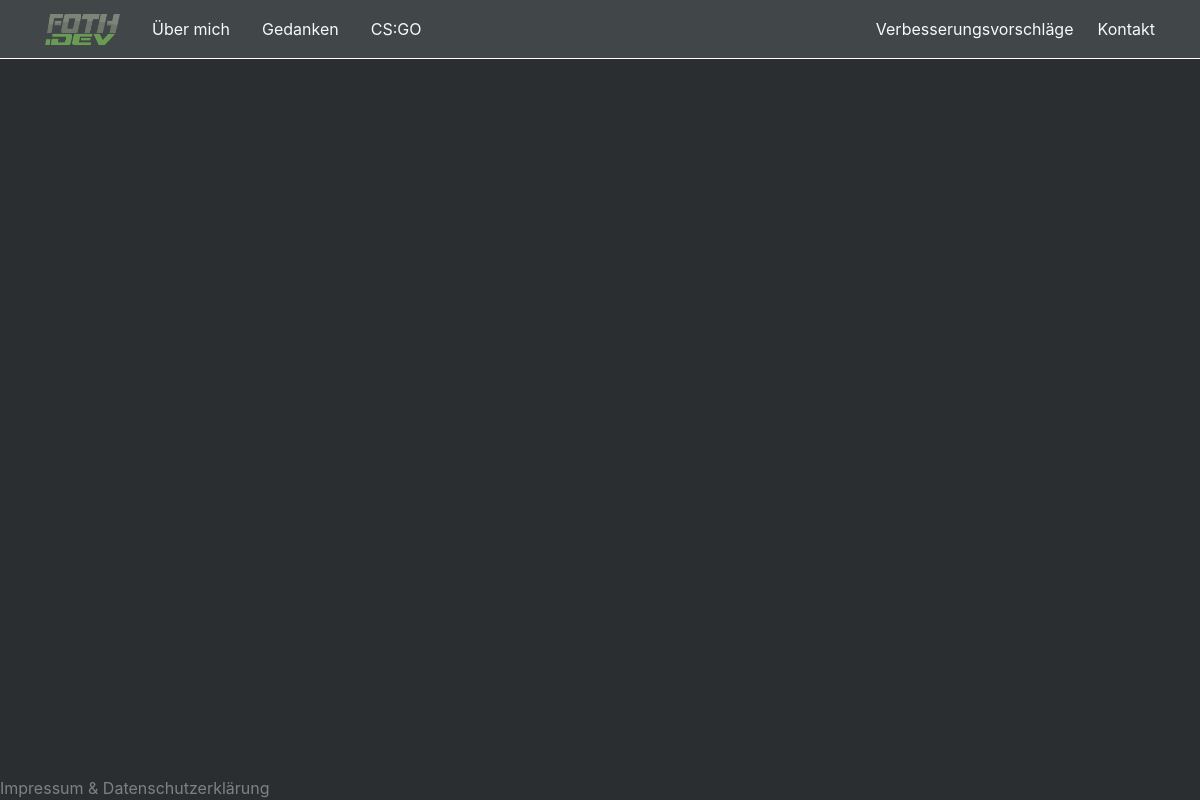
The page /blog/ on the database as committed earlier.
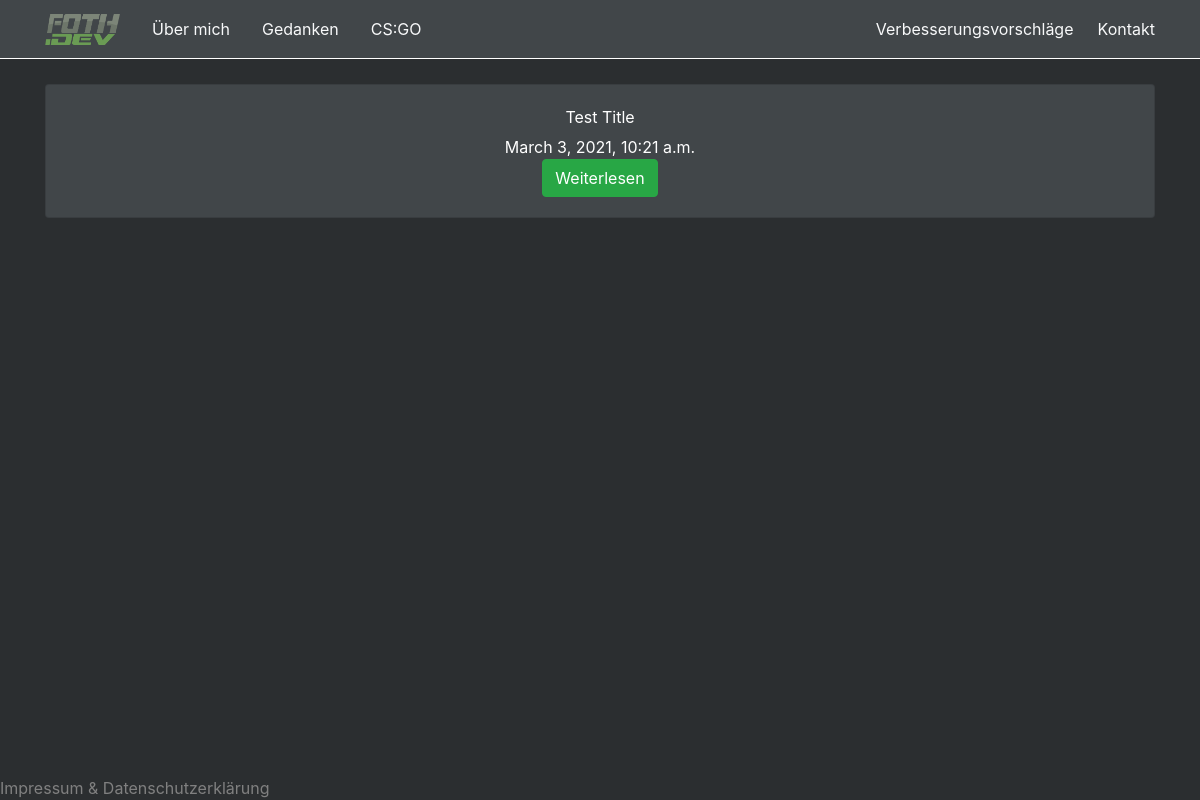
The same page on the database as committed later.
### blog/models.py (models this page shows)
class BlogArticle(models.Model):
    title = models.CharField(max_length=64)
    publish_date = models.DateTimeField(auto_now=True)
    content = models.TextField()

### blog/views.py (the view)
# urls.py: path('', views.show_blog_posts, name="show_blog_posts"),
def show_blog_posts(request):
    articles = BlogArticle.objects.order_by("publish_date")
    return render(request, "blog/show_blog_posts.html", {"articles": articles})

### blog/templates/blog/show_blog_posts.html
{% extends 'base.html' %}
{% block content %}
{% for article in articles %}
<div class="card" style="background-color:rgb(65, 70, 73);">
    <div class="card-body">
        <div class="card-title">{{ article.title }}</div>
        <div class="card-subtitle">{{ article.publish_date }}</div>
        <a href="{{ article.id }}" class="btn btn-success">Weiterlesen</a>
    </div>
</div>
{% endfor %}
{% endblock content %}

Rows that differ between the two databases and show on the page:
added BlogArticle: title "Test Title", publish_date "March 3, 2021, 10:21 a.m."
